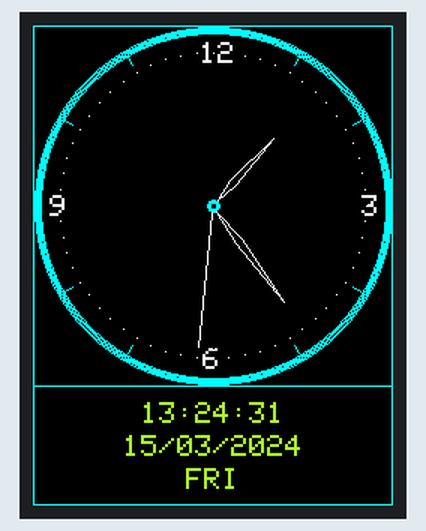
Bench run of a sketch on a simulated ESP8266 (Wemos D1 mini). Parts: 240×320 colour display. WiFi joins after 1.5 s; servers stay silent unless stated; what the sketch prints to the serial monitor is not drawn.

Above: at 1.9 s.
At 6.7 s:
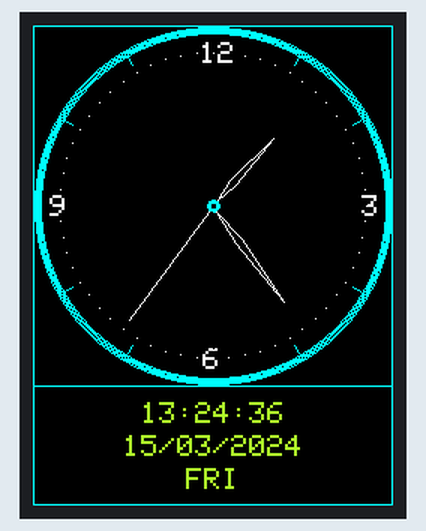
At 10.7 s:
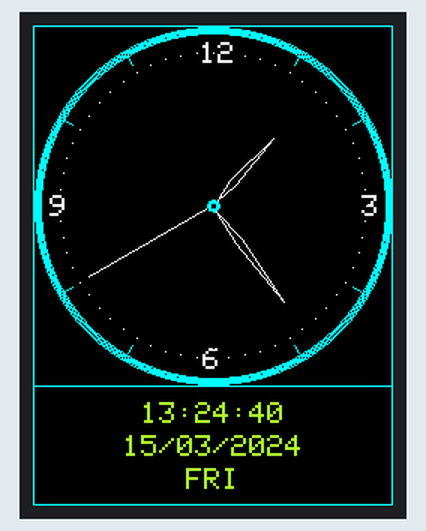
At 20.7 s:
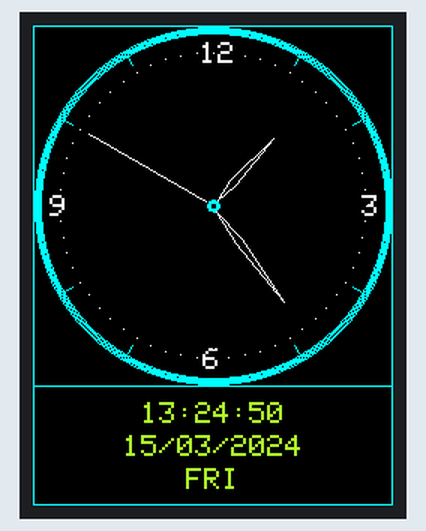
At 29.7 s:
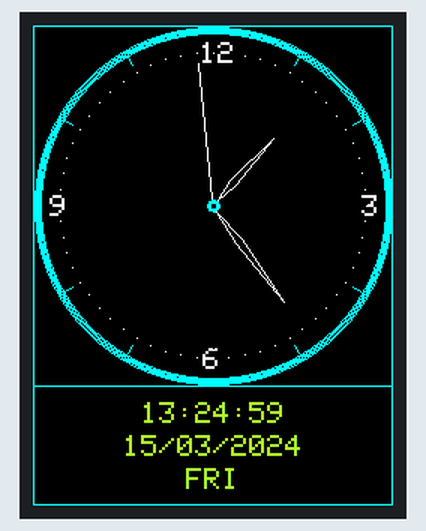
At 38.7 s:
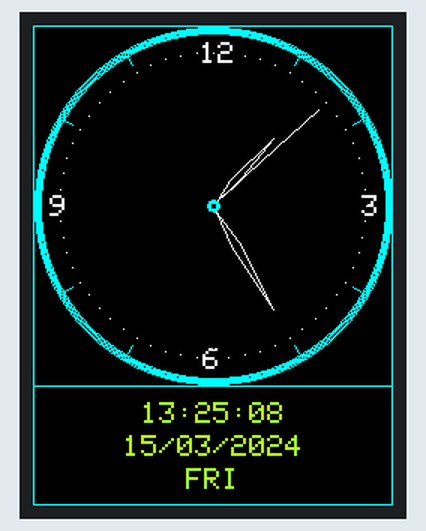

The sketch:

2.4_TimeNTP_ESP8266WiFi_with_circle_and_pie.ino
```cpp
#include <TimeLib.h>
#include <ESP8266WiFi.h>
#include <WiFiUdp.h>

#include <SPI.h>
#include <Adafruit_GFX.h>
#include <Adafruit_ILI9341.h>

const char ssid[] = "test";
const char pass[] = "1q2w3e4r";

#define TFT_CS D0  //for D1 mini or TFT I2C Connector Shield (V1.1.0 or later)
#define TFT_DC D8  //for D1 mini or TFT I2C Connector Shield (V1.1.0 or later)
#define TFT_RST -1 //for D1 mini or TFT I2C Connector Shield (V1.1.0 or later)
#define TS_CS D3   //for D1 mini or TFT I2C Connector Shield (V1.1.0 or later)

Adafruit_ILI9341 tft = Adafruit_ILI9341(TFT_CS, TFT_DC, TFT_RST);

static const char ntpServerName[] = "ntp.comnet.bg";

const int timeZone = 3;     // Central European Time

WiFiUDP Udp;
unsigned int localPort = 8888;

time_t getNtpTime();

int w = tft.width();  // 240
int h = tft.height(); // 320
int clockCenterX = w / 2;
int clockCenterY = w / 2;
int fontW;
int fontH;

//#define TFT_BLACK       0x0000  ///<   0,   0,   0
//#define TFT_NAVY        0x000F  ///<   0,   0, 123
//#define TFT_DARKGREEN   0x03E0  ///<   0, 125,   0
//#define TFT_DARKCYAN    0x03EF  ///<   0, 125, 123
//#define TFT_MAROON      0x7800  ///< 123,   0,   0
//#define TFT_PURPLE      0x780F  ///< 123,   0, 123
//#define TFT_OLIVE       0x7BE0  ///< 123, 125,   0
//#define TFT_LIGHTGREY   0xC618  ///< 198, 195, 198
//#define TFT_DARKGREY    0x7BEF  ///< 123, 125, 123
//#define TFT_BLUE        0x001F  ///<   0,   0, 255
//#define TFT_GREEN       0x07E0  ///<   0, 255,   0
//#define TFT_CYAN        0x07FF  ///<   0, 255, 255
//#define TFT_RED         0xF800  ///< 255,   0,   0
//#define TFT_MAGENTA     0xF81F  ///< 255,   0, 255
//#define TFT_YELLOW      0xFFE0  ///< 255, 255,   0
//#define TFT_WHITE       0xFFFF  ///< 255, 255, 255
//#define TFT_ORANGE      0xFD20  ///< 255, 165,   0
//#define TFT_GREENYELLOW 0xAFE5  ///< 173, 255,  41
//#define TFT_PINK        0xFC18  ///< 255, 130, 198


void setup()
{
  Serial.begin(9600);
  Serial.println("TimeNTP Example");
  Serial.print("Connecting to ");
  Serial.println(ssid);
  WiFi.begin(ssid, pass);

  while (WiFi.status() != WL_CONNECTED)
  {
    delay(500);
    Serial.print(".");
  }

  Serial.print("IP number assigned by DHCP is ");
  Serial.println(WiFi.localIP());
  Serial.println("Starting UDP");
  Udp.begin(localPort);
  //  Serial.print("Local port: ");
  //  Serial.println(Udp.localPort());
  Serial.println("waiting for sync");
  setSyncProvider(getNtpTime);
  setSyncInterval(300);

  tft.begin();
  tft.fillScreen(ILI9341_BLACK);
  tft.setRotation(2);
  tft.setTextSize(2);
  drawMainDisplay();
  fontW = 6;
  fontH = 11;
}

time_t prevDisplay = 0;

void loop()
{
  if (timeStatus() != timeNotSet)
  {
    if (now() != prevDisplay)
    { //update the display only if time has changed
      prevDisplay = now();
      digitalClockDisplay();

      //TFTClockDisplay();

      digitalClock();

      drawSec(second());
      drawMin(minute());
      drawHour(hour(), minute());
    }
  }
}

void TFTClockDisplay()
{
  tft.setTextColor(ILI9341_ORANGE, ILI9341_BLACK);
  tft.setCursor(0, 0);

  hour() < 10 ?  tft.print("0" + (String)hour()) : tft.print(hour());
  tft.print(":");
  minute() < 10 ?  tft.print("0" + (String)minute()) : tft.print(minute());
  tft.print(":");
  second() < 10 ?  tft.print("0" + (String)second()) : tft.print(second());
  tft.println(" ");

  day() < 10 ?  tft.print("0" + (String)day()) : tft.print(day());
  tft.print(".");
  month() < 10 ?  tft.print("0" + (String)month()) : tft.print(month());
  tft.print(".");
  year() < 10 ?  tft.print("0" + (String)year()) : tft.print(year());
  tft.println(" ");

  if (weekday() == 1) tft.println("Sunday");
  if (weekday() == 2) tft.println("Monday");
  if (weekday() == 3) tft.println("Tuesday");
  if (weekday() == 4) tft.println("Wednesday");
  if (weekday() == 5) tft.println("Thursday");
  if (weekday() == 6) tft.println("Friday");
  if (weekday() == 7) tft.println("Saturday");
  tft.println(" ");

  printTftDigit(hour());
  tft.print(":");
  printTftDigit(minute());
  tft.print(":");
  printTftDigit(second());
  tft.println(" ");

  printTftDigit(day());
  tft.print(".");
  printTftDigit(month());
  tft.print(".");
  printTftDigit(year());
  tft.println(" ");
}

void digitalClock()
{
  tft.setTextColor(ILI9341_GREENYELLOW, ILI9341_BLACK);

  tft.setCursor(w / 4 + 2 * fontW, w + fontH);
  printTftDigit(hour());
  tft.print(":");
  printTftDigit(minute());
  tft.print(":");
  printTftDigit(second());

  tft.setCursor(w / 4, w + 3 * fontH);
  printTftDigit(day());
  tft.print("/");
  printTftDigit(month());
  tft.print("/");
  printTftDigit(year());

  tft.setCursor(w / 4 + 7 * fontW, w + 5 * fontH);
  if (weekday() == 1) tft.println("SUN");
  if (weekday() == 2) tft.println("MON");
  if (weekday() == 3) tft.println("TUE");
  if (weekday() == 4) tft.println("WED");
  if (weekday() == 5) tft.println("THU");
  if (weekday() == 6) tft.println("FRI");
  if (weekday() == 7) tft.println("SAT");

}

void drawMainDisplay()
{
  tft.drawFastVLine(0, 0, 320, ILI9341_CYAN);
  tft.drawFastVLine(239, 0, 320, ILI9341_CYAN);
  tft.drawFastHLine(0, 0, 240, ILI9341_CYAN);
  tft.drawFastHLine(0, 240, 240, ILI9341_CYAN);
  tft.drawFastHLine(0, 319, 240, ILI9341_CYAN);

  for (int i = 0; i < 5; i++)
  {
    tft.drawCircle(clockCenterX, clockCenterY, 119 - i, ILI9341_CYAN);
  }

  for (int i = 2; i < 5; i++)
  {
    tft.drawCircle(clockCenterX, clockCenterY, i, ILI9341_CYAN);
  }

  tft.setTextColor(ILI9341_WHITE);

  tft.setCursor(clockCenterX + 99, clockCenterY - 7); tft.print("3");
  tft.setCursor(clockCenterX - 7, clockCenterY + 95); tft.print("6");
  tft.setCursor(clockCenterX - 109, clockCenterY - 7); tft.print("9");
  tft.setCursor(clockCenterX - 9, clockCenterY - 109); tft.print("12");

  for (int i = 0; i < 12; i++)
  {
    if ((i % 3) != 0)
      drawMark(i);
  }
}

void drawMark(int h)
{
  float x1, y1, x2, y2;

  h = h * 30;
  h = h + 270;
  x1 = 114 * cos(h * 0.0174532925);
  y1 = 114 * sin(h * 0.0174532925);
  x2 = 108 * cos(h * 0.0174532925);
  y2 = 108 * sin(h * 0.0174532925);
  tft.drawLine(x1 + clockCenterX, y1 + clockCenterY, x2 + clockCenterX, y2 + clockCenterY, ILI9341_CYAN);

  float sx = 0, sy = 1;
  uint16_t xx0 = 0, xx1 = 0, yy0 = 0, yy1 = 0;

  for (int i = 0; i < 360; i += 6)
  {
    sx = cos((i - 90) * 0.0174532925);
    sy = sin((i - 90) * 0.0174532925);
    xx0 = sx * 102 + 120;
    yy0 = sy * 102 + 120;
    // Draw minute markers
    tft.drawPixel(xx0, yy0, ILI9341_WHITE);

    // Draw main quadrant dots
    //if(i==0 || i==180) tft.fillCircle(xx0, yy0, 2, ILI9341_CYAN);
    //if(i==90 || i==270) tft.fillCircle(xx0, yy0, 2, ILI9341_CYAN);

  }

}

void drawSec(int s)
{
  float x1, y1, x2, y2;
  int ps = s - 1;
  if (ps == -1)
    ps = 59;
  ps = ps * 6;
  ps = ps + 270;
  x1 = 95 * cos(ps * 0.0174532925);
  y1 = 95 * sin(ps * 0.0174532925);
  x2 = 5 * cos(ps * 0.0174532925);
  y2 = 5 * sin(ps * 0.0174532925);
  tft.drawLine(x1 + clockCenterX, y1 + clockCenterY, x2 + clockCenterX, y2 + clockCenterY, ILI9341_BLACK);
  s = s * 6;
  s = s + 270;
  x1 = 95 * cos(s * 0.0174532925);
  y1 = 95 * sin(s * 0.0174532925);
  x2 = 5 * cos(s * 0.0174532925);
  y2 = 5 * sin(s * 0.0174532925);
  tft.drawLine(x1 + clockCenterX, y1 + clockCenterY, x2 + clockCenterX, y2 + clockCenterY, ILI9341_WHITE);
}

void drawMin(int m)
{
  float x1, y1, x2, y2, x3, y3, x4, y4;
  int pm = m - 1;
  int w = 5;
  if (pm == -1)
    pm = 59;
  pm = pm * 6;
  pm = pm + 270;
  x1 = 80 * cos(pm * 0.0174532925);
  y1 = 80 * sin(pm * 0.0174532925);
  x2 = 5 * cos(pm * 0.0174532925);
  y2 = 5 * sin(pm * 0.0174532925);
  x3 = 30 * cos((pm + w) * 0.0174532925);
  y3 = 30 * sin((pm + w) * 0.0174532925);
  x4 = 30 * cos((pm - w) * 0.0174532925);
  y4 = 30 * sin((pm - w) * 0.0174532925);
  tft.drawLine(x1 + clockCenterX, y1 + clockCenterY, x3 + clockCenterX, y3 + clockCenterY, ILI9341_BLACK);
  tft.drawLine(x3 + clockCenterX, y3 + clockCenterY, x2 + clockCenterX, y2 + clockCenterY, ILI9341_BLACK);
  tft.drawLine(x2 + clockCenterX, y2 + clockCenterY, x4 + clockCenterX, y4 + clockCenterY, ILI9341_BLACK);
  tft.drawLine(x4 + clockCenterX, y4 + clockCenterY, x1 + clockCenterX, y1 + clockCenterY, ILI9341_BLACK);
  m = m * 6;
  m = m + 270;
  x1 = 80 * cos(m * 0.0174532925);
  y1 = 80 * sin(m * 0.0174532925);
  x2 =  5 * cos(m * 0.0174532925);
  y2 =  5 * sin(m * 0.0174532925);
  x3 = 30 * cos((m + w) * 0.0174532925);
  y3 = 30 * sin((m + w) * 0.0174532925);
  x4 = 30 * cos((m - w) * 0.0174532925);
  y4 = 30 * sin((m - w) * 0.0174532925);
  tft.drawLine(x1 + clockCenterX, y1 + clockCenterY, x3 + clockCenterX, y3 + clockCenterY, ILI9341_WHITE);
  tft.drawLine(x3 + clockCenterX, y3 + clockCenterY, x2 + clockCenterX, y2 + clockCenterY, ILI9341_WHITE);
  tft.drawLine(x2 + clockCenterX, y2 + clockCenterY, x4 + clockCenterX, y4 + clockCenterY, ILI9341_WHITE);
  tft.drawLine(x4 + clockCenterX, y4 + clockCenterY, x1 + clockCenterX, y1 + clockCenterY, ILI9341_WHITE);
}

void drawHour(int h, int m)
{
  float x1, y1, x2, y2, x3, y3, x4, y4;
  int ph = h;
  int color = ILI9341_CYAN;
  int w = 7;
  if (m == 0) {
    ph = ((ph - 1) * 30) + ((m + 59) / 2);
  }
  else {
    ph = (ph * 30) + ((m - 1) / 2);
  }
  ph = ph + 270;
  x1 = 60 * cos(ph * 0.0174532925);
  y1 = 60 * sin(ph * 0.0174532925);
  x2 = 5 * cos(ph * 0.0174532925);
  y2 = 5 * sin(ph * 0.0174532925);
  x3 = 20 * cos((ph + w) * 0.0174532925);
  y3 = 20 * sin((ph + w) * 0.0174532925);
  x4 = 20 * cos((ph - w) * 0.0174532925);
  y4 = 20 * sin((ph - w) * 0.0174532925);
  tft.drawLine(x1 + clockCenterX, y1 + clockCenterY, x3 + clockCenterX, y3 + clockCenterY, ILI9341_BLACK);
  tft.drawLine(x3 + clockCenterX, y3 + clockCenterY, x2 + clockCenterX, y2 + clockCenterY, ILI9341_BLACK);
  tft.drawLine(x2 + clockCenterX, y2 + clockCenterY, x4 + clockCenterX, y4 + clockCenterY, ILI9341_BLACK);
  tft.drawLine(x4 + clockCenterX, y4 + clockCenterY, x1 + clockCenterX, y1 + clockCenterY, ILI9341_BLACK);
  h = (h * 30) + (m / 2);
  h = h + 270;
  x1 = 60 * cos(h * 0.0174532925);
  y1 = 60 * sin(h * 0.0174532925);
  x2 = 5 * cos(h * 0.0174532925);
  y2 = 5 * sin(h * 0.0174532925);
  x3 = 20 * cos((h + w) * 0.0174532925);
  y3 = 20 * sin((h + w) * 0.0174532925);
  x4 = 20 * cos((h - w) * 0.0174532925);
  y4 = 20 * sin((h - w) * 0.0174532925);
  tft.drawLine(x1 + clockCenterX, y1 + clockCenterY, x3 + clockCenterX, y3 + clockCenterY, ILI9341_WHITE);
  tft.drawLine(x3 + clockCenterX, y3 + clockCenterY, x2 + clockCenterX, y2 + clockCenterY, ILI9341_WHITE);
  tft.drawLine(x2 + clockCenterX, y2 + clockCenterY, x4 + clockCenterX, y4 + clockCenterY, ILI9341_WHITE);
  tft.drawLine(x4 + clockCenterX, y4 + clockCenterY, x1 + clockCenterX, y1 + clockCenterY, ILI9341_WHITE);
}

void digitalClockDisplay()
{
  printDigits(hour());
  Serial.print(":");
  printDigits(minute());
  Serial.print(":");
  printDigits(second());
  Serial.print(" ");
  printDigits(day());
  Serial.print(".");
  printDigits(month());
  Serial.print(".");
  Serial.print(year());
  Serial.println();
}

void printDigits(int number)
{
  if (number < 10)
    Serial.print('0');
  Serial.print(number);
}

void printTftDigit(int number)
{
  if (number < 10)
    tft.print('0');
  tft.print(number);
}

/*-------- NTP code ----------*/

const int NTP_PACKET_SIZE = 48; // NTP time is in the first 48 bytes of message
byte packetBuffer[NTP_PACKET_SIZE]; //buffer to hold incoming & outgoing packets

time_t getNtpTime()
{
  IPAddress ntpServerIP; // NTP server's ip address

  while (Udp.parsePacket() > 0) ; // discard any previously received packets
  Serial.println("Transmit NTP Request");
  // get a random server from the pool
  WiFi.hostByName(ntpServerName, ntpServerIP);
  Serial.print(ntpServerName);
  Serial.print(": ");
  Serial.println(ntpServerIP);
  sendNTPpacket(ntpServerIP);
  uint32_t beginWait = millis();
  while (millis() - beginWait < 1500) {
    int size = Udp.parsePacket();
    if (size >= NTP_PACKET_SIZE) {
      Serial.println("Receive NTP Response");
      Udp.read(packetBuffer, NTP_PACKET_SIZE);  // read packet into the buffer
      unsigned long secsSince1900;
      // convert four bytes starting at location 40 to a long integer
      secsSince1900 =  (unsigned long)packetBuffer[40] << 24;
      secsSince1900 |= (unsigned long)packetBuffer[41] << 16;
      secsSince1900 |= (unsigned long)packetBuffer[42] << 8;
      secsSince1900 |= (unsigned long)packetBuffer[43];
      return secsSince1900 - 2208988800UL + timeZone * SECS_PER_HOUR;
    }
  }
  Serial.println("No NTP Response :-(");
  return 0; // return 0 if unable to get the time
}

// send an NTP request to the time server at the given address
void sendNTPpacket(IPAddress &address)
{
  // set all bytes in the buffer to 0
  memset(packetBuffer, 0, NTP_PACKET_SIZE);
  // Initialize values needed to form NTP request
  // (see URL above for details on the packets)
  packetBuffer[0] = 0b11100011;   // LI, Version, Mode
  packetBuffer[1] = 0;     // Stratum, or type of clock
  packetBuffer[2] = 6;     // Polling Interval
  packetBuffer[3] = 0xEC;  // Peer Clock Precision
  // 8 bytes of zero for Root Delay & Root Dispersion
  packetBuffer[12] = 49;
  packetBuffer[13] = 0x4E;
  packetBuffer[14] = 49;
  packetBuffer[15] = 52;
  // all NTP fields have been given values, now
  // you can send a packet requesting a timestamp:
  Udp.beginPacket(address, 123); //NTP requests are to port 123
  Udp.write(packetBuffer, NTP_PACKET_SIZE);
  Udp.endPacket();
}
```

Measured:
- what the display in image 0 shows lasts 0.8 s, from 1.8 s to 2.6 s
- what the display in image 1 shows lasts 1.0 s, from 6.6 s to 7.6 s
